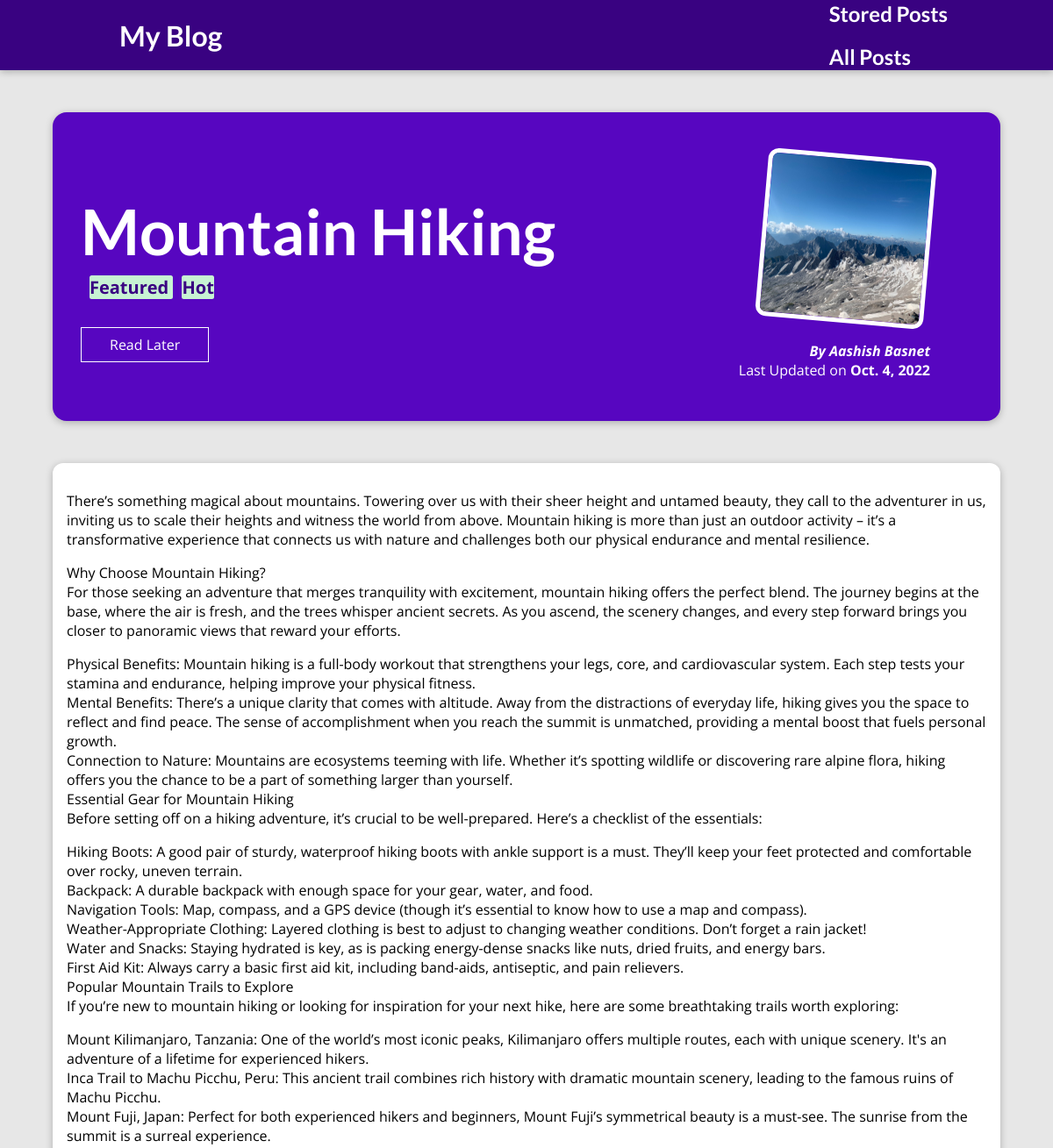
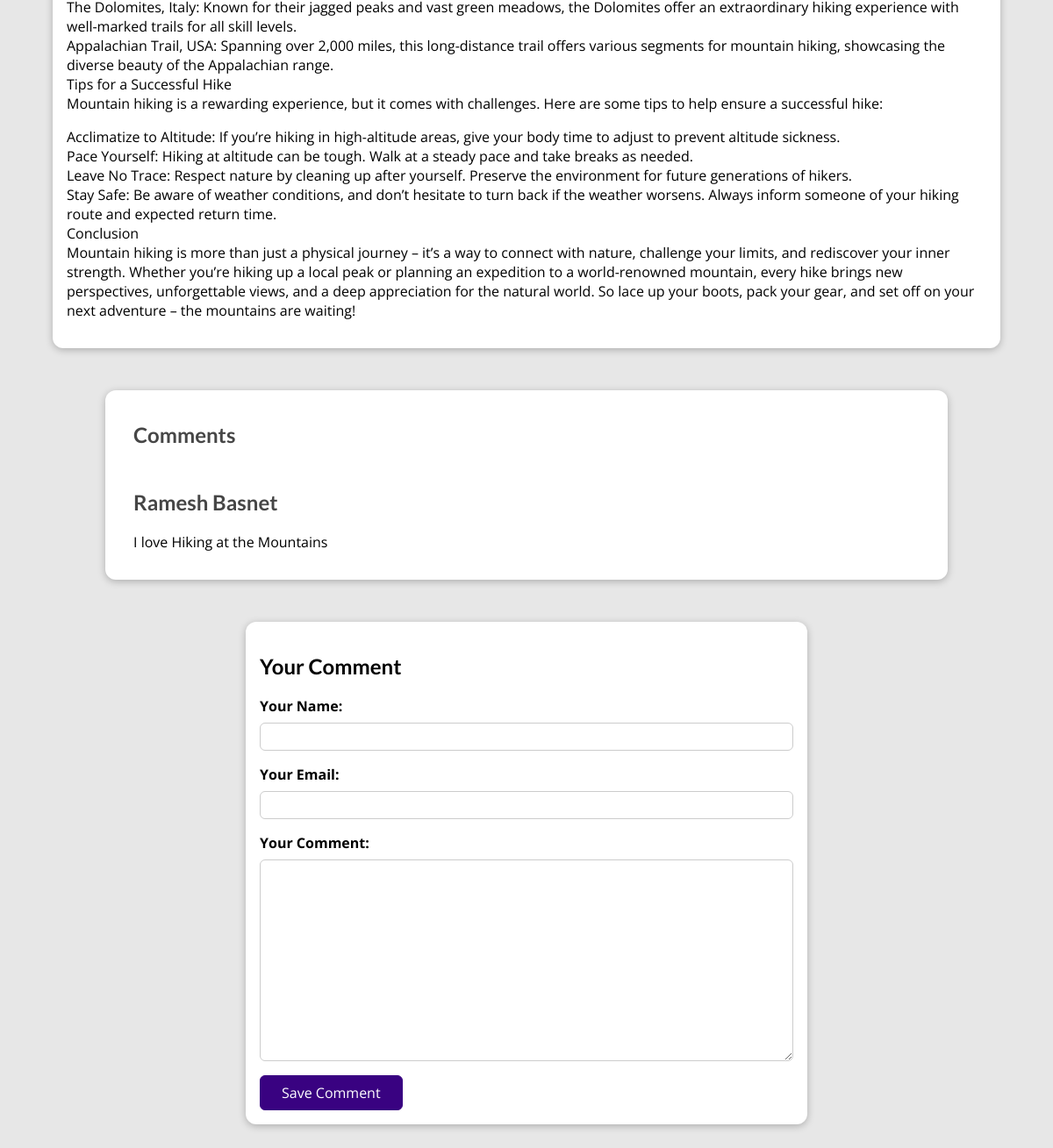
The page /posts/hike-in-the-mountains on the database its author committed (2 pictures, top to bottom).
### blog/models.py (models this page shows, shortened)
class Post (models.Model):
    title = models.CharField(max_length=150)
    excerpt = models.CharField(max_length=250)
    image = models.ImageField(upload_to = "post_images", null=True)
    date = models.DateField()
    slug = models.SlugField(unique=True, db_index=True)
    centent = models.TextField(validators=[MinLengthValidator(10)])
    author = models.ForeignKey(
        Author, on_delete=models.SET_NULL, null=True, related_name="posts")
    tags = models.ManyToManyField(Tag)

class Tag (models.Model):
    caption = models.CharField(max_length=20)

class Author (models.Model):
    first_name = models.CharField(max_length=100)
    last_name = models.CharField(max_length=100)
    email_address = models.EmailField(max_length=100)
    def __str__(self):
        return f"{self.first_name} {self.last_name}"

class Comment(models.Model):
    user_name = models.CharField(max_length=120)
    user_email = models.EmailField()
    text = models.TextField(max_length=400)
    post = models.ForeignKey(
        Post, on_delete=models.CASCADE, related_name="comments")

### blog/views.py (the view, shortened to what this page needs)
# urls.py: path("posts/<slug:slug>", views.PostDetailView.as_view(), name="post-detail"),
class PostDetailView(View):
    def is_stored_post(self,request, post_id):
        stored_posts = request.session.get("stored_posts")
        if stored_posts is not None:
            is_saved_for_later = post_id in stored_posts
        else:
            is_saved_for_later = False
        return is_saved_for_later
    def get(self, request, slug):
        post = Post.objects.get(slug=slug)
        context = {
          "post": post,
          "tags": post.tags.all(),
          "comment_form": CommentForm(),
          "comments":post.comments.all(),
          "saved_for_later": self.is_stored_post(request, post.id),
        }
        return render(request, "blog/post_detail.html", context)

### blog/forms.py
class CommentForm(forms.ModelForm):
    class Meta:
        model = Comment
        exclude = ["post"]
        labels = {
          "user_name": "Your Name",
          "user_email": "Your Email",
          "text": "Your Comment"
        }

### blog/templates/blog/post_detail.html (shortened to what this page needs)
{% extends "base.html" %}
{% load static %}
{% block css_files%}
<link rel="stylesheet" href="{% static "blog/post_detail.css" %}">
{% endblock %}
{% block body%}
 <section id="summary">
    <h2>{{post.title}}</h2>
    <div>
      {%for tag in tags %}
      <span class = "tag"> {{tag.caption}} </span>
      {%endfor%}</div>
      <div id="read-later">
         <form action="{% url "read-later" %}" method = "POST">
         <button>
            {% if saved_for_later %}
               Remove from "Read Later"
            {% else %}
            Read Later
            {% endif %}</button>
      </form>
      </div>
    <article>
    <img src="{{ post.image.url }}" alt="{{ post.title }}" >
    <address> By <a href ="mailto:{{post.author.email_address}}">{{post.author | title}}</a></address>
    <div>
        Last Updated on <time> {{ post.date | date}} </time>
    </div>
    </article>
 </section>
 <main>
    {{ post.centent | linebreaks}}
 </main>
 <section id="comments">
   <ul>
      <h2 id="list-title">Comments</h2>
      {% for comment in comments %}
      <li>
         <h2>{{comment.user_name}}</h2>
         <p>{{comment.text |linebreaks }}</p>
      </li>
      {% endfor %}
   </ul>
 </section>
 <div>
   <section id="comment-form">
      <h2>Your Comment</h2>
      <form action ="{% url "post-detail" post.slug %}" method="POST">
        {% for form_field in comment_form %}
          <div class="form-control {% if form_field.errors %} invalid {% endif %}">
            {{ form_field.label_tag }}
            {{ form_field }}
          </div>
        {% endfor %}
        <button>Save Comment</button>
      </form>
    </section>
{% endblock %}

### static/base.css (style rules this page uses)
* { box-sizing: border-box; }
html { font-family: 'Open Sans', 'Lato', sans-serif; }
body { margin: 0; }
h1, h2, h3 { font-family: 'Lato', sans-serif; font-weight: bold; }

### blog/static/blog/post_detail.css (style rules this page uses)
body { background-color: #e7e7e7; }
#summary { margin: 8rem auto 3rem auto; padding: 2rem; width: 90%; max-width: 90rem; border-radius: 16px; background-color: #5706c0; position: relative; box-shadow: 0 2px 8px rgba(0, 0, 0, 0.25); height: 22rem; }
#summary h2 { color: white; font-size: 4.5rem; margin-bottom: 0.5rem; }
#summary article { position: absolute; top: 2rem; right: 3rem; padding: 1rem 2rem; border-radius: 12px; text-align: right; color: white; }
#summary article img { width: 12rem; height: 12rem; border-radius: 12px; transform: rotateZ(5deg); border: 5px solid white; margin-bottom: 1rem; }
#summary address { font-weight: bold; }
#summary a { color: white; text-decoration: none; }
#summary time { font-weight: bold; }
main { width: 90%; max-width: 90rem; margin: 3rem auto; background-color: white; padding: 1rem; border-radius: 12px; box-shadow: 0 2px 8px rgba(0, 0, 0, 0.25); }
.tag { font-size: 20px; font-weight: bold; margin-left: 10px; background-color: #C7F3D3; color: #390281; padding: 3px, 3px, 3px, 3px; border-radius: 2.5px; }
#comment-form { margin: 3rem auto; width: 90%; max-width: 40rem; border-radius: 12px; background-color: white; box-shadow: 0 2px 8px rgba(0, 0, 0, 0.25); padding: 1rem; }
#comment-form button { font: inherit; background-color: #390281; color: white; border: 1px solid #390281; padding: 0.5rem 1.5rem; border-radius: 6px; cursor: pointer; }
.form-control { margin-bottom: 1rem; }
.form-control label { font-weight: bold; margin-bottom: 0.5rem; display: block; }
.form-control input, .form-control textarea { display: block; width: 100%; font: inherit; padding: 0.25rem; border-radius: 6px; border: 1px solid #ccc; }
#comments { margin: 3rem auto; width: 90%; max-width: 60rem; border-radius: 12px; background-color: white; box-shadow: 0 2px 8px rgba(0, 0, 0, 0.25); padding: 1rem 2rem; }
#comments ul { list-style: none; margin: 0; padding: 0; }
#comments li { margin-bottom: 1rem; border-bottom: 2px solid #ccc; }
#comments li:last-of-type { border-bottom: none; }
#comments h2 { color: #464646; }
#list-title { color: #464646; margin-bottom: 3rem; }
#read-later { margin: 2rem 0; }
#read-later button { background-color: transparent; border: 1px solid white; padding: 0.5rem 2rem; font: inherit; color: white; cursor: pointer; }

### rows shown on the page
Post: title "Mountain Hiking", image (picture), author "Aashish Basnet", date "Oct. 4, 2022", centent "There’s something magical about mountains. Towering over us with their sheer height and untamed beauty, they call to the adventurer in us, inviting us to scale their heights and witness the world from above. Mountain hiking is more than just an outdoor activity – it’s a transformative experience that connects us with nature and challenges both our physical endurance and mental resilience. Why Choose Mountain Hiking? For those seeking an adventure that merges tranquility with excitement, mountain hiking offers the perfect blend. The journey begins at the base, where the air is fresh, and the trees whisper ancient secrets. As you ascend, the scenery changes, and every step forward brings you…"
Tag: caption "Featured"
Tag: caption "Hot"
Comment: user_name "Ramesh Basnet", text "I love Hiking at the Mountains"
